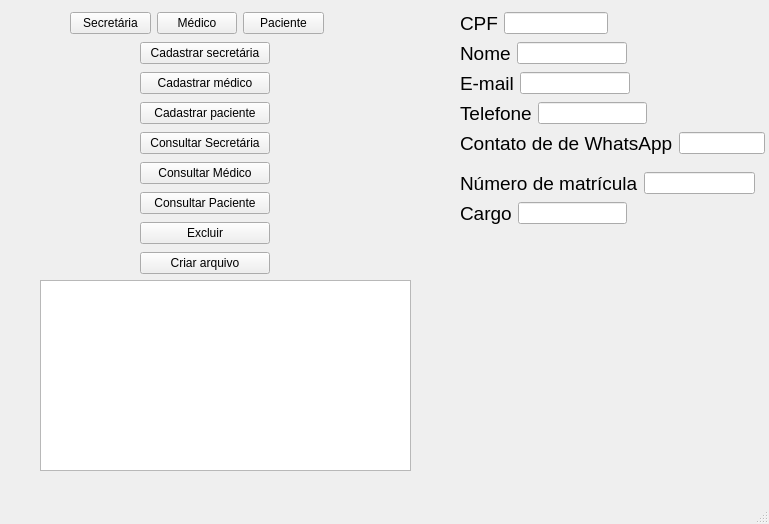
<?xml version="1.0" encoding="UTF-8"?>
<ui version="4.0">
 <class>MainWindow</class>
 <widget class="QMainWindow" name="MainWindow">
  <property name="geometry">
   <rect>
    <x>0</x>
    <y>0</y>
    <width>769</width>
    <height>524</height>
   </rect>
  </property>
  <property name="windowTitle">
   <string>SCAM</string>
  </property>
  <widget class="QWidget" name="centralwidget">
   <widget class="QWidget" name="layoutWidget_2">
    <property name="geometry">
     <rect>
      <x>70</x>
      <y>10</y>
      <width>254</width>
      <height>26</height>
     </rect>
    </property>
    <layout class="QGridLayout" name="gridLayout">
     <item row="0" column="0">
      <widget class="QPushButton" name="pushButtonSecretaria">
       <property name="text">
        <string>Secretária</string>
       </property>
      </widget>
     </item>
     <item row="0" column="1">
      <widget class="QPushButton" name="pushButtonMedico">
       <property name="text">
        <string>Médico</string>
       </property>
      </widget>
     </item>
     <item row="0" column="2">
      <widget class="QPushButton" name="pushButtonPaciente">
       <property name="text">
        <string>Paciente</string>
       </property>
      </widget>
     </item>
    </layout>
   </widget>
   <widget class="QWidget" name="layoutWidget">
    <property name="geometry">
     <rect>
      <x>140</x>
      <y>40</y>
      <width>130</width>
      <height>236</height>
     </rect>
    </property>
    <layout class="QVBoxLayout" name="verticalLayout">
     <item>
      <widget class="QPushButton" name="pushButtonCadastrarSec">
       <property name="text">
        <string>Cadastrar secretária</string>
       </property>
      </widget>
     </item>
     <item>
      <widget class="QPushButton" name="pushButtonCadastrarMed">
       <property name="text">
        <string>Cadastrar médico</string>
       </property>
      </widget>
     </item>
     <item>
      <widget class="QPushButton" name="pushButtonCadastrarPac">
       <property name="text">
        <string>Cadastrar paciente</string>
       </property>
      </widget>
     </item>
     <item>
      <widget class="QPushButton" name="pushButtonConsultarSec">
       <property name="text">
        <string>Consultar Secretária</string>
       </property>
      </widget>
     </item>
     <item>
      <widget class="QPushButton" name="pushButtonConsultarMed">
       <property name="text">
        <string>Consultar Médico</string>
       </property>
      </widget>
     </item>
     <item>
      <widget class="QPushButton" name="pushButtonConsultarPac">
       <property name="text">
        <string>Consultar Paciente</string>
       </property>
      </widget>
     </item>
     <item>
      <widget class="QPushButton" name="pushButtonExcluir">
       <property name="text">
        <string>Excluir</string>
       </property>
      </widget>
     </item>
     <item>
      <widget class="QPushButton" name="pushButtonCriar">
       <property name="text">
        <string>Criar arquivo</string>
       </property>
      </widget>
     </item>
    </layout>
   </widget>
   <widget class="QTextEdit" name="textEditSaida">
    <property name="geometry">
     <rect>
      <x>40</x>
      <y>280</y>
      <width>371</width>
      <height>191</height>
     </rect>
    </property>
    <property name="readOnly">
     <bool>true</bool>
    </property>
   </widget>
   <widget class="QWidget" name="layoutWidget_3">
    <property name="geometry">
     <rect>
      <x>460</x>
      <y>10</y>
      <width>148</width>
      <height>28</height>
     </rect>
    </property>
    <layout class="QGridLayout" name="gridLayout_10">
     <item row="0" column="0">
      <widget class="QLabel" name="label_8">
       <property name="font">
        <font>
         <pointsize>14</pointsize>
        </font>
       </property>
       <property name="text">
        <string>CPF</string>
       </property>
      </widget>
     </item>
     <item row="0" column="1">
      <widget class="QLineEdit" name="lineEditCPF"/>
     </item>
    </layout>
   </widget>
   <widget class="QWidget" name="layoutWidget_4">
    <property name="geometry">
     <rect>
      <x>460</x>
      <y>70</y>
      <width>170</width>
      <height>28</height>
     </rect>
    </property>
    <layout class="QGridLayout" name="gridLayout_11">
     <item row="0" column="0">
      <widget class="QLabel" name="label_9">
       <property name="font">
        <font>
         <pointsize>14</pointsize>
        </font>
       </property>
       <property name="text">
        <string>E-mail</string>
       </property>
      </widget>
     </item>
     <item row="0" column="1">
      <widget class="QLineEdit" name="lineEditEmail"/>
     </item>
    </layout>
   </widget>
   <widget class="QWidget" name="layoutWidget_5">
    <property name="geometry">
     <rect>
      <x>460</x>
      <y>100</y>
      <width>187</width>
      <height>28</height>
     </rect>
    </property>
    <layout class="QGridLayout" name="gridLayout_12">
     <item row="0" column="0">
      <widget class="QLabel" name="label_10">
       <property name="font">
        <font>
         <pointsize>14</pointsize>
        </font>
       </property>
       <property name="text">
        <string>Telefone</string>
       </property>
      </widget>
     </item>
     <item row="0" column="1">
      <widget class="QLineEdit" name="lineEditTelefone"/>
     </item>
    </layout>
   </widget>
   <widget class="QWidget" name="layoutWidget_7">
    <property name="geometry">
     <rect>
      <x>460</x>
      <y>130</y>
      <width>305</width>
      <height>28</height>
     </rect>
    </property>
    <layout class="QGridLayout" name="gridLayout_14">
     <item row="0" column="0">
      <widget class="QLabel" name="label_11">
       <property name="font">
        <font>
         <pointsize>14</pointsize>
        </font>
       </property>
       <property name="text">
        <string>Contato de de WhatsApp</string>
       </property>
      </widget>
     </item>
     <item row="0" column="1">
      <widget class="QLineEdit" name="lineEditWpp"/>
     </item>
    </layout>
   </widget>
   <widget class="QWidget" name="layoutWidget_8">
    <property name="geometry">
     <rect>
      <x>460</x>
      <y>40</y>
      <width>167</width>
      <height>28</height>
     </rect>
    </property>
    <layout class="QGridLayout" name="gridLayout_15">
     <item row="0" column="0">
      <widget class="QLabel" name="label_12">
       <property name="font">
        <font>
         <pointsize>14</pointsize>
        </font>
       </property>
       <property name="text">
        <string>Nome</string>
       </property>
      </widget>
     </item>
     <item row="0" column="1">
      <widget class="QLineEdit" name="lineEditNome"/>
     </item>
    </layout>
   </widget>
   <widget class="QWidget" name="layoutWidget_9">
    <property name="geometry">
     <rect>
      <x>460</x>
      <y>170</y>
      <width>295</width>
      <height>28</height>
     </rect>
    </property>
    <layout class="QGridLayout" name="gridLayout_16">
     <item row="0" column="0">
      <widget class="QLabel" name="label_13">
       <property name="font">
        <font>
         <pointsize>14</pointsize>
        </font>
       </property>
       <property name="text">
        <string>Número de matrícula</string>
       </property>
      </widget>
     </item>
     <item row="0" column="1">
      <widget class="QLineEdit" name="lineEditMatricula"/>
     </item>
    </layout>
   </widget>
   <widget class="QWidget" name="layoutWidget_10">
    <property name="geometry">
     <rect>
      <x>460</x>
      <y>200</y>
      <width>167</width>
      <height>28</height>
     </rect>
    </property>
    <layout class="QGridLayout" name="gridLayout_17">
     <item row="0" column="0">
      <widget class="QLabel" name="label_14">
       <property name="font">
        <font>
         <pointsize>14</pointsize>
        </font>
       </property>
       <property name="text">
        <string>Cargo</string>
       </property>
      </widget>
     </item>
     <item row="0" column="1">
      <widget class="QLineEdit" name="lineEditCargo"/>
     </item>
    </layout>
   </widget>
  </widget>
  <widget class="QMenuBar" name="menubar">
   <property name="geometry">
    <rect>
     <x>0</x>
     <y>0</y>
     <width>769</width>
     <height>21</height>
    </rect>
   </property>
  </widget>
  <widget class="QStatusBar" name="statusbar"/>
 </widget>
 <tabstops>
  <tabstop>lineEditCPF</tabstop>
  <tabstop>lineEditNome</tabstop>
  <tabstop>lineEditEmail</tabstop>
  <tabstop>lineEditTelefone</tabstop>
  <tabstop>lineEditWpp</tabstop>
  <tabstop>lineEditMatricula</tabstop>
  <tabstop>lineEditCargo</tabstop>
  <tabstop>pushButtonConsultarMed</tabstop>
  <tabstop>pushButtonConsultarPac</tabstop>
  <tabstop>pushButtonExcluir</tabstop>
  <tabstop>textEditSaida</tabstop>
  <tabstop>pushButtonSecretaria</tabstop>
  <tabstop>pushButtonPaciente</tabstop>
  <tabstop>pushButtonCadastrarSec</tabstop>
  <tabstop>pushButtonCadastrarMed</tabstop>
  <tabstop>pushButtonMedico</tabstop>
  <tabstop>pushButtonCadastrarPac</tabstop>
  <tabstop>pushButtonConsultarSec</tabstop>
 </tabstops>
 <resources/>
 <connections/>
</ui>
